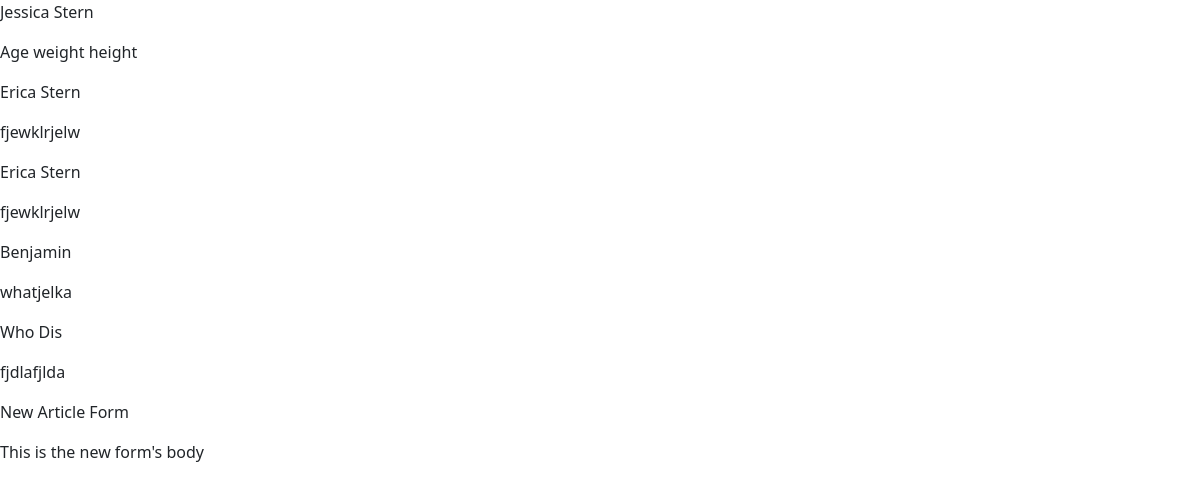
/article/all, run on the app's committed database.
### portfolio/models.py (models this page shows, shortened)
class Article(models.Model):
    title=models.CharField(max_length=45)
    body=models.TextField()
    created_at = models.DateTimeField(auto_now_add=True)
    updated_at = models.DateTimeField(auto_now=True)

### portfolio/views.py (the view)
# urls.py: path('article/all', views.all_articles),
def all_articles(request):
    context={
        'all_articles': Article.objects.all()
    }
    return render(request, 'all_articles.html', context)

### portfolio/templates/all_articles.html (shortened to what this page needs)
{% load static %}
<!DOCTYPE html>
<html lang="en">
<head>
    <link href="https://cdn.jsdelivr.net/npm/bootstrap@5.0.0-beta3/dist/css/bootstrap.min.css" rel="stylesheet"
>
    <link rel="stylesheet" href="https://cdn.jsdelivr.net/npm/bootstrap-icons@1.4.1/font/bootstrap-icons.css">
    <link rel="stylesheet" href="{% static 'css/styles.css' %}">
</head>
<body>
    {% for article in all_articles %}
        <p>{{article.title}}</p>
        <p>{{article.body}}</p>
    {% endfor %}
</body>
</html>

### portfolio/static/css/styles.css (style rules this page uses)
* { margin: 0; padding: 0; }

### data on the page
Article: title "Jessica Stern", body "Age weight height"
Article: title "Erica Stern", body "fjewklrjelw"
Article: title "Erica Stern", body "fjewklrjelw"
Article: title "Benjamin", body "whatjelka"
Article: title "Who Dis", body "fjdlafjlda"
Article: title "New Article Form", body "This is the new form's body"
